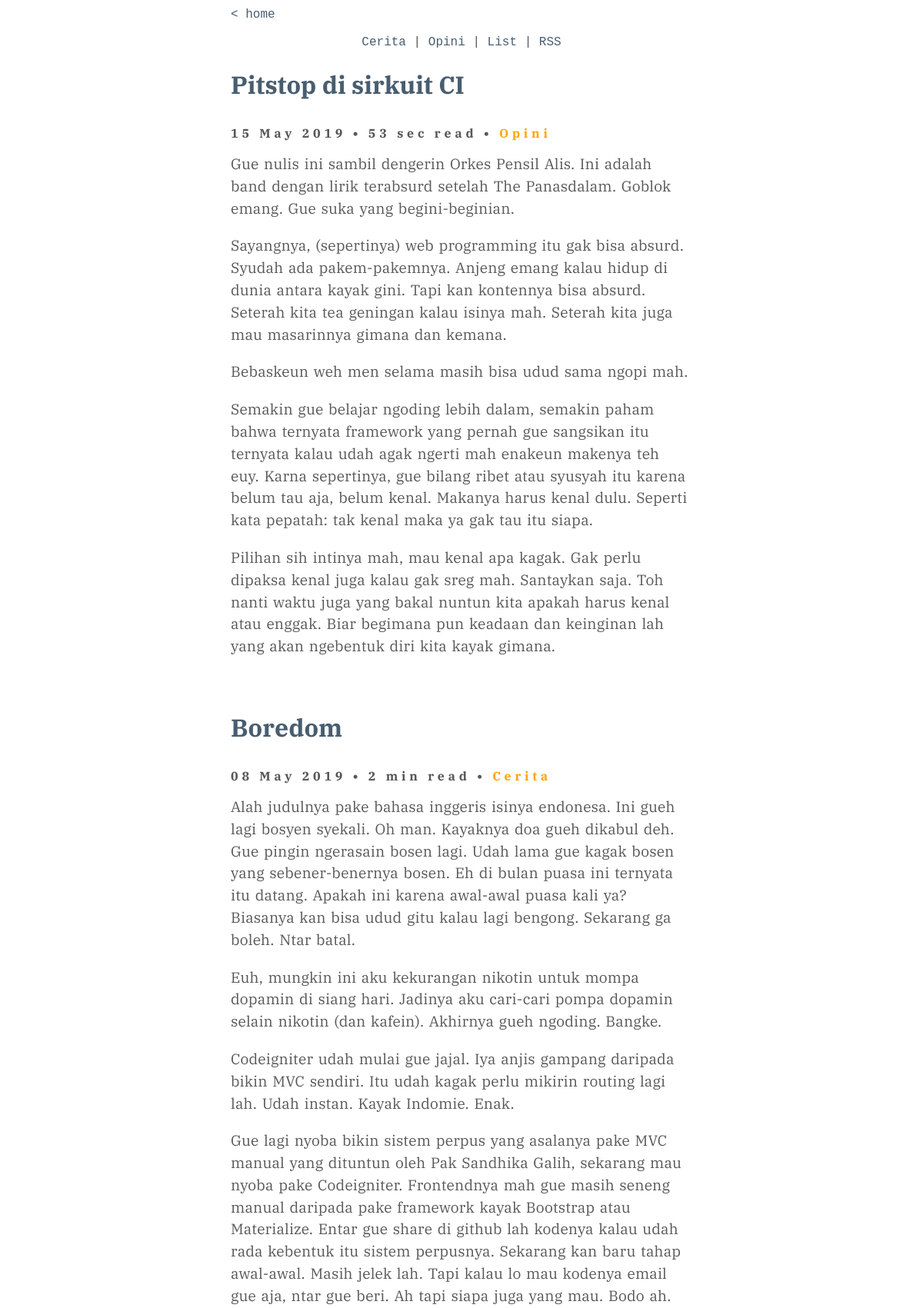
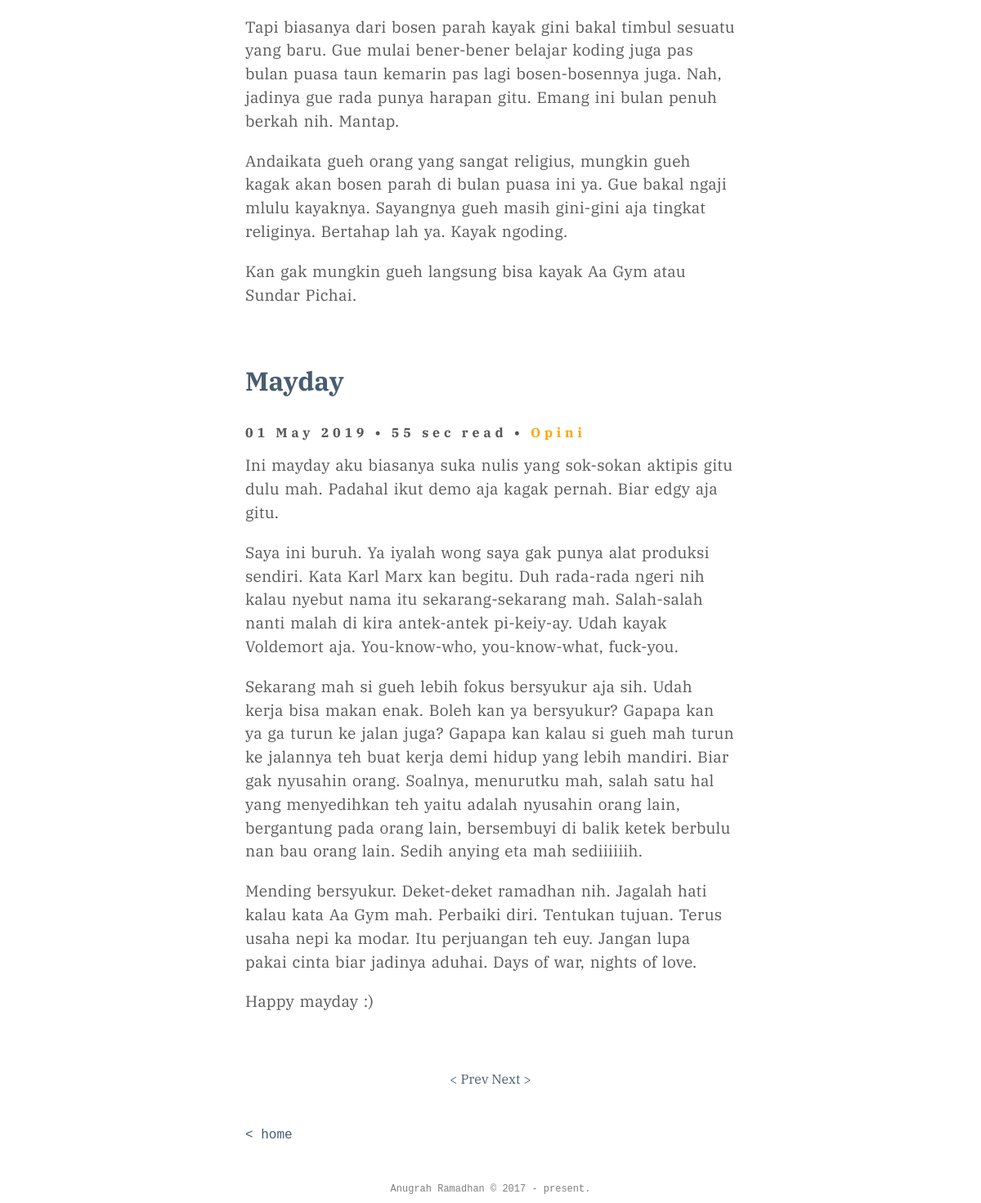
Page /blog?page=3 on the committed database (2 pictures, top to bottom).
### tables this page shows
CREATE TABLE `blogpost` (
  `id` int(11) NOT NULL AUTO_INCREMENT,
  `judul` varchar(250) NOT NULL,
  `isi` text NOT NULL,
  `waktu` timestamp NOT NULL DEFAULT CURRENT_TIMESTAMP,
  `tag` varchar(20) NOT NULL,
  `slug` varchar(100) NOT NULL,
  PRIMARY KEY (`id`)
);

### app/functions/functions.php (called while the page is built, shortened)
<?php
function tampilkanBlog() {
	global $link;
	$query = "SELECT * FROM blogpost ORDER BY id DESC";
	$result = mysqli_query($link, $query) or die ('gagal nampilin data blog');
	return $result;
}
function tampilkanBlogLimit() {
	global $link, $start, $perPage;
	$query = "SELECT * FROM blogpost ORDER BY id DESC LIMIT $start, $perPage";
	$result = mysqli_query($link, $query) or die ('gagal nampilin data blog');
	return $result;
}

### blog.php (the view, shortened to what this page needs)
<?php
require_once "app/templates/header.php";
$perPage   = 3;
$pageNow   = isset($_GET['page']) ? $_GET['page'] : 1;
$start     = ($pageNow > 1) ? ($pageNow * $perPage) - $perPage : 0;
$blog      = tampilkanBlog();
$blogLimit = tampilkanBlogLimit();
$totalBlog = mysqli_num_rows($blog);
$pages    = ceil($totalBlog/$perPage);
?>
<div class="homelinkblog">
	<p><a href="<?=BASEURL;?>">&lt; home</a></p>
	<br>
	<center>
		<p><a href="post/tag/cerita">Cerita</a> | <a href="post/tag/opini">Opini</a> | <a href="postlist">List</a> | <a href="public/feed/rssblog">RSS</a></p>
	</center>
</div>
<?php
while($row = mysqli_fetch_assoc($blogLimit)):
$pecah = explode("\r\n\r\n", $row['isi']);
$text = "";
for($i=0; $i<=count($pecah)-1; $i++)
{
    $part = str_replace($pecah[$i], "<p class='content'>".$pecah[$i]."</p><br>", $pecah[$i]);
    $text .= $part;
}
$readtime = str_word_count($row['isi'])/200;
if ($readtime >= 1)
{
	$readtime = ceil($readtime) . ' min read';
} else {
	$readtime = ceil($readtime * 60) . ' sec read';
}
?>
<div class="artikel">
	<div class="title">
		<h1><a href="blog/<?=$row['slug'];?>"><?= $row['judul']; ?></a></h1>
	</div>
	<div class="aftertitle"><?= date('d F Y', strtotime($row['waktu'])); ?> • <?=$readtime;?> • <a href="post/tag/<?=$row['tag'];?>"><?= $row['tag']; ?></a></div>
	<p class="content"><?=$text;?></p>
</div>
<?php endwhile;?>
<div class="prevnext">
	<?php if(isset($pages)) { ?>
		<?php if($pages > 1) { ?>
			<?php if($pageNow > 1) {?>
				<a href="blog?page=<?php echo $pageNow - 1 ?>">&lt; Prev</a>
			<?php } else { ?>
				<a href="" style="display: none;">Hilang</a>
			<?php } ?>
			<?php if($pageNow < $pages) {?>
				<a href="blog?page=<?php echo $pageNow + 1 ?>">Next &gt;</a>
			<?php } else {?>
				<a href="" style="display: none;">Hilang</a>
			<?php } ?>
		<?php } ?>
	<?php } ?>
</div>
<div class="homelink">
	<p><a href="<?=BASEURL;?>">&lt; home</a></p>
</div>
<?php require_once	"app/templates/footer.php";?>

### public/css/style.css (style rules this page uses)
* { margin: 0; padding: 0; }
a { color: #485d6f; }
a:link { text-decoration: none; }
.homelink { font-family: 'Courier', serif; margin-top: 10px; margin-bottom: 50px; }
.homelinkblog { font-family: 'Courier', serif; margin-top: 10px; margin-bottom: 25px; }
.aftertitle { font-weight: bold; margin-top: 2rem; margin-bottom: 1rem; letter-spacing: 0.3rem; }
.aftertitle a { color: orange; }
.artikel { margin-bottom: 50px; }
.content { word-spacing: 2px; letter-spacing: .00836rem; font-size: 1.2rem; line-height: 1.8rem; }
.prevnext { text-align: center; margin-bottom: 50px; }

### rows in the picture
blogpost: judul "Pitstop di sirkuit CI", waktu "15 May 2019", isi "53 sec read", tag "Opini", isi "Gue nulis ini sambil dengerin Orkes Pensil Alis. Ini adalah band dengan lirik terabsurd setelah The Panasdalam. Goblok emang. Gue suka yang begini-beginian. Sayangnya, (sepertinya) web programming itu gak bisa absurd. Syudah ada pakem-pakemnya. Anjeng emang kalau hidup di dunia antara kayak gini. Tapi kan kontennya bisa absurd. Seterah kita tea geningan kalau isinya mah. Seterah kita juga mau masarinnya gimana dan kemana. Bebaskeun weh men selama masih bisa udud sama ngopi mah. Semakin gue belajar ngoding lebih dalam, semakin paham bahwa ternyata framework yang pernah gue sangsikan itu ternyata kalau udah agak ngerti mah enakeun makenya teh euy. Karna sepertinya, gue bilang ribet atau…"
blogpost: judul "Boredom", waktu "08 May 2019", isi "2 min read", tag "Cerita", isi "Alah judulnya pake bahasa inggeris isinya endonesa. Ini gueh lagi bosyen syekali. Oh man. Kayaknya doa gueh dikabul deh. Gue pingin ngerasain bosen lagi. Udah lama gue kagak bosen yang sebener-benernya bosen. Eh di bulan puasa ini ternyata itu datang. Apakah ini karena awal-awal puasa kali ya? Biasanya kan bisa udud gitu kalau lagi bengong. Sekarang ga boleh. Ntar batal. Euh, mungkin ini aku kekurangan nikotin untuk mompa dopamin di siang hari. Jadinya aku cari-cari pompa dopamin selain nikotin (dan kafein). Akhirnya gueh ngoding. Bangke. Codeigniter udah mulai gue jajal. Iya anjis gampang daripada bikin MVC sendiri. Itu udah kagak perlu mikirin routing lagi lah. Udah instan. Kayak Indomie.…"
blogpost: judul "Mayday", waktu "01 May 2019", isi "55 sec read", tag "Opini", isi "Ini mayday aku biasanya suka nulis yang sok-sokan aktipis gitu dulu mah. Padahal ikut demo aja kagak pernah. Biar edgy aja gitu. Saya ini buruh. Ya iyalah wong saya gak punya alat produksi sendiri. Kata Karl Marx kan begitu. Duh rada-rada ngeri nih kalau nyebut nama itu sekarang-sekarang mah. Salah-salah nanti malah di kira antek-antek pi-keiy-ay. Udah kayak Voldemort aja. You-know-who, you-know-what, fuck-you. Sekarang mah si gueh lebih fokus bersyukur aja sih. Udah kerja bisa makan enak. Boleh kan ya bersyukur? Gapapa kan ya ga turun ke jalan juga? Gapapa kan kalau si gueh mah turun ke jalannya teh buat kerja demi hidup yang lebih mandiri. Biar gak nyusahin orang. Soalnya, menurutku mah,…"
